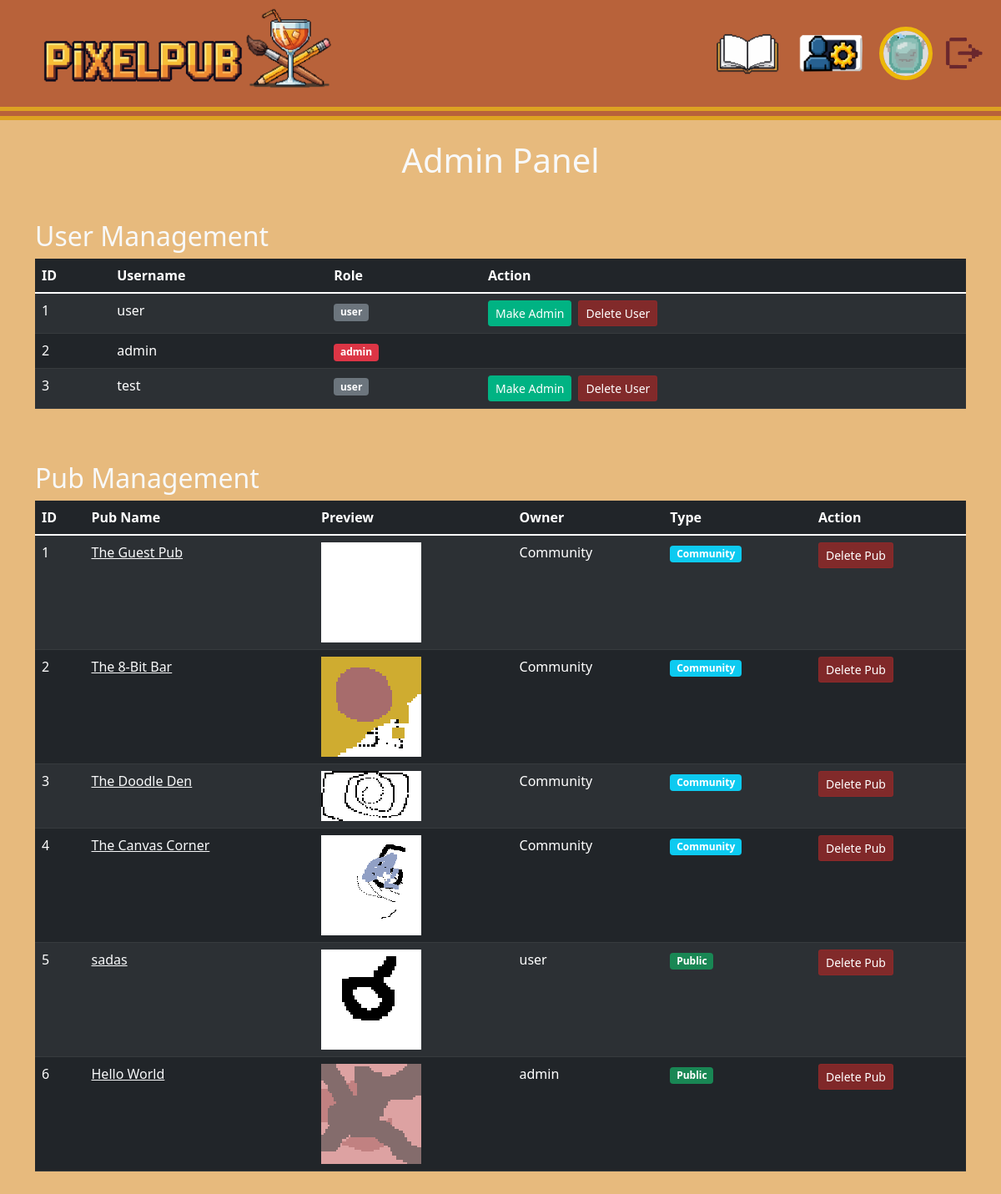
/admin (signed in), run on the app's committed database.
### tables this page shows
CREATE TABLE users (id INTEGER PRIMARY KEY, username TEXT NOT NULL UNIQUE, hash TEXT NOT NULL, role TEXT NOT NULL DEFAULT 'user', avatar_data TEXT);

CREATE TABLE pubs (id INTEGER PRIMARY KEY, name TEXT NOT NULL, owner_id INTEGER, is_private BOOLEAN NOT NULL, canvas_id INTEGER NOT NULL, FOREIGN KEY(owner_id) REFERENCES users(id), FOREIGN KEY(canvas_id) REFERENCES canvases(id));

### app.py (the view)
@app.route("/admin")
@login_required
@admin_required
def admin_panel():
    all_users = db.execute("SELECT id, username, role FROM users WHERE id != 0")
    all_pubs = db.execute("SELECT p.id, p.name, p.canvas_id, u.username as owner_name, p.is_private FROM pubs p LEFT JOIN users u ON p.owner_id = u.id")
    return render_template("admin.html", users=all_users, pubs=all_pubs)

### app.py (called while the page is built)
def login_required(f):
    @wraps(f)
    def decorated_function(*args, **kwargs):
        if session.get("user_id") is None: return redirect("/login")
        return f(*args, **kwargs)
    return decorated_function

def admin_required(f):
    @wraps(f)
    def decorated_function(*args, **kwargs):
        if session.get("role") != "admin":
            return apology("Admin access required", 403)
        return f(*args, **kwargs)
    return decorated_function

### templates/admin.html (shortened to what this page needs)
{% extends "layout.html" %}
{% block main %}
<div class="container">
    <h1 class="text-center mb-5">Admin Panel</h1>
    <div class="row mb-5">
        <div class="col">
            <h2>User Management</h2>
            <div class="table-responsive">
                <table class="table table-dark table-striped table-hover">
                    <thead>
                        <tr>
                            <th>ID</th>
                            <th>Username</th>
                            <th>Role</th>
                            <th>Action</th>
                        </tr>
                    </thead>
                    <tbody>
                        {% for user in users %}
                        <tr>
                            <td>{{ user.id }}</td>
                            <td>{{ user.username }}</td>
                            <td><span class="badge {{ 'bg-danger' if user.role == 'admin' else 'bg-secondary' }}">{{ user.role }}</span></td>
                            <td>
                                {% if user.id != session.user_id %}
                                <div class="btn-group">
                                    <form action="/admin/toggle_admin/{{ user.id }}" method="post" class="me-2">
                                        {% if user.role == 'user' %}
                                            <button type="submit" class="btn btn-success btn-sm">Make Admin</button>
                                        {% else %}
                                            <button type="submit" class="btn btn-warning btn-sm">Remove Admin</button>
                                        {% endif %}
                                    </form>
                                    <form action="/admin/delete_user/{{ user.id }}" method="post" onsubmit="return confirm('Are you sure you want to delete this user and all their data? This cannot be undone.');">
                                        <button type="submit" class="btn btn-danger btn-sm">Delete User</button>
                                    </form>
                                </div>
                                {% endif %}
                            </td>
                        </tr>
                        {% endfor %}
                    </tbody>
                </table>
            </div>
        </div>
    </div>
    <div class="row">
        <div class="col">
            <h2>Pub Management</h2>
            <div class="table-responsive">
                 <table class="table table-dark table-striped table-hover">
                    <thead>
                        <tr>
                            <th>ID</th>
                            <th>Pub Name</th>
                            <th>Preview</th>
                            <th>Owner</th>
                            <th>Type</th>
                            <th>Action</th>
                        </tr>
                    </thead>
                    <tbody>
                        {% for pub in pubs %}
                        <tr>
                            <td>{{ pub.id }}</td>
                            <td><a href="/pub/{{ pub.id }}" class="link-light" target="_blank">{{ pub.name }}</a></td>
                            <td><img src="/canvas_preview/{{ pub.canvas_id }}.png" alt="{{ pub.name }} Preview" style="width: 120px; image-rendering: pixelated; background-color: #fff;"></td>
                            <td>{{ pub.owner_name or 'Community' }}</td>
                            <td>
                                {% if pub.owner_name %}
                                    <span class="badge {{ 'bg-danger' if pub.is_private else 'bg-success' }}">{{ 'Private' if pub.is_private else 'Public' }}</span>
                                {% else %}
                                    <span class="badge bg-info">Community</span>
                                {% endif %}
                            </td>
                            <td>
                                <form action="/admin/delete_pub/{{ pub.id }}" method="post" onsubmit="return confirm('Are you sure you want to delete this pub? This cannot be undone.');">
                                     <button type="submit" class="btn btn-sm btn-danger">Delete Pub</button>
                                </form>
                            </td>
                        </tr>
                        {% endfor %}
                    </tbody>
                 </table>
            </div>
        </div>
    </div>
</div>
{% endblock %}

### static/css/styles.css (style rules this page uses)
:root { --bg-dark: #d6886c; --bg-secondary: #b8623a; --border-color: #f0a83b; --text-light: #ffffff; --text-muted: #8F9BB3; --primary-color: #c25e24; --primary-hover: #e09a58; --success-color: #00B383; --danger-color: #8f2a2ade; --info-color: #e2b741; }
body { background-color: var(--bg-dark); color: var(--text-light); font-family: 'Segoe UI', Tahoma, Geneva, Verdana, sans-serif; }
.btn-success { background-color: var(--success-color); border-color: var(--success-color); }
.btn-danger { background-color: var(--danger-color); border-color: var(--danger-color); }

### data on the page
users: id "1", username "user", role "user", shows "Make Admin"
users: id "2", username "admin", role "admin"
users: id "3", username "test", role "user", shows "Make Admin"
pubs: id "1", name "The Guest Pub", shows a picture, owner_name "Community"
pubs: id "2", name "The 8-Bit Bar", shows a picture, owner_name "Community"
pubs: id "3", name "The Doodle Den", shows a picture, owner_name "Community"
pubs: id "4", name "The Canvas Corner", shows a picture, owner_name "Community"
pubs: id "5", name "sadas", shows a picture, username "user", is_private "Public"
pubs: id "6", name "Hello World", shows a picture, username "admin", is_private "Public"
